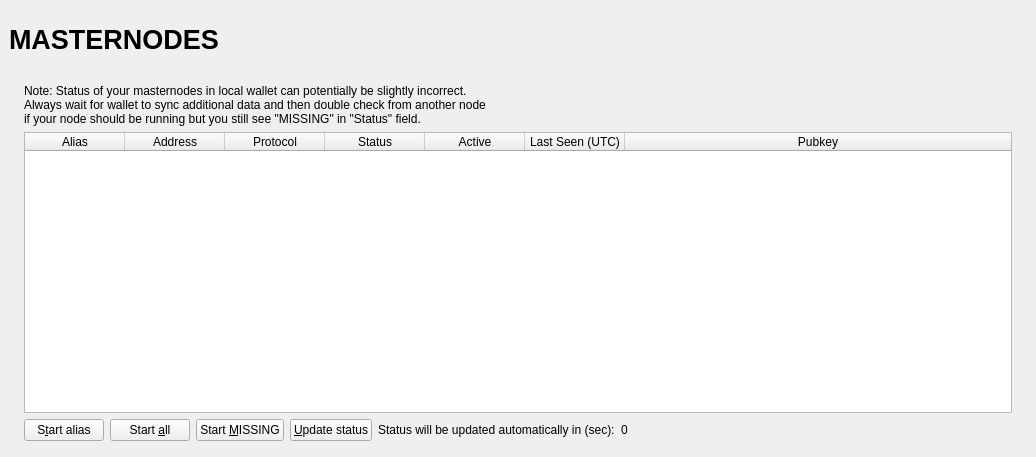
<?xml version="1.0" encoding="UTF-8"?>
<ui version="4.0">
 <class>MasternodeList</class>
 <widget class="QWidget" name="MasternodeList">
  <property name="geometry">
   <rect>
    <x>0</x>
    <y>0</y>
    <width>1036</width>
    <height>457</height>
   </rect>
  </property>
  <property name="windowTitle">
   <string>Form</string>
  </property>
  <layout class="QVBoxLayout" name="topLayout" stretch="0">
   <property name="margin">
    <number>9</number>
   </property>
   <item>
    <layout class="QVBoxLayout" name="verticalLayout_Master" stretch="0,1">
     <property name="spacing">
      <number>0</number>
     </property>
     <item>
      <widget class="QFrame" name="frame_Header">
       <layout class="QVBoxLayout" name="verticalLayout_4">
        <property name="margin">
         <number>0</number>
        </property>
        <item>
         <layout class="QHBoxLayout" name="horizontalLayout_Header" stretch="1,0,1">
          <item>
           <widget class="QLabel" name="labelOverviewHeaderLeft">
            <property name="minimumSize">
             <size>
              <width>464</width>
              <height>60</height>
             </size>
            </property>
            <property name="maximumSize">
             <size>
              <width>16777215</width>
              <height>60</height>
             </size>
            </property>
            <property name="font">
             <font>
              <pointsize>20</pointsize>
              <weight>75</weight>
              <bold>true</bold>
             </font>
            </property>
            <property name="text">
             <string>MASTERNODES</string>
            </property>
           </widget>
          </item>
          <item>
           <spacer name="horizontalSpacer">
            <property name="orientation">
             <enum>Qt::Horizontal</enum>
            </property>
            <property name="sizeHint" stdset="0">
             <size>
              <width>40</width>
              <height>20</height>
             </size>
            </property>
           </spacer>
          </item>
          <item>
           <widget class="QLabel" name="labelOverviewHeaderRight">
            <property name="minimumSize">
             <size>
              <width>464</width>
              <height>60</height>
             </size>
            </property>
            <property name="maximumSize">
             <size>
              <width>16777215</width>
              <height>60</height>
             </size>
            </property>
            <property name="font">
             <font>
              <pointsize>14</pointsize>
             </font>
            </property>
            <property name="text">
             <string/>
            </property>
            <property name="alignment">
             <set>Qt::AlignRight|Qt::AlignTrailing|Qt::AlignVCenter</set>
            </property>
           </widget>
          </item>
         </layout>
        </item>
       </layout>
      </widget>
     </item>
     <item>
      <widget class="QFrame" name="frame_BG">
       <layout class="QVBoxLayout" name="verticalLayout_3">
        <property name="margin">
         <number>6</number>
        </property>
        <item>
         <widget class="QFrame" name="frame_Content">
          <layout class="QVBoxLayout" name="verticalLayout">
           <property name="spacing">
            <number>0</number>
           </property>
           <property name="margin">
            <number>0</number>
           </property>
           <item>
            <layout class="QGridLayout" name="gridLayout_2">
             <property name="spacing">
              <number>2</number>
             </property>
             <item row="0" column="0">
              <widget class="QFrame" name="frameList">
               <layout class="QVBoxLayout" name="verticalLayout_2">
                <property name="bottomMargin">
                 <number>1</number>
                </property>
                <item>
                 <layout class="QHBoxLayout" name="horizontalLayout_note">
                  <property name="bottomMargin">
                   <number>0</number>
                  </property>
                  <item>
                   <widget class="QLabel" name="updateNote">
                    <property name="text">
                     <string>Note: Status of your masternodes in local wallet can potentially be slightly incorrect.&lt;br /&gt;Always wait for wallet to sync additional data and then double check from another node&lt;br /&gt;if your node should be running but you still see &quot;MISSING&quot; in &quot;Status&quot; field.</string>
                    </property>
                   </widget>
                  </item>
                 </layout>
                </item>
                <item>
                 <widget class="QTableWidget" name="tableWidgetMyMasternodes">
                  <property name="minimumSize">
                   <size>
                    <width>695</width>
                    <height>0</height>
                   </size>
                  </property>
                  <property name="palette">
                   <palette>
                    <active>
                     <colorrole role="Text">
                      <brush brushstyle="SolidPattern">
                       <color alpha="255">
                        <red>51</red>
                        <green>51</green>
                        <blue>51</blue>
                       </color>
                      </brush>
                     </colorrole>
                    </active>
                    <inactive>
                     <colorrole role="Text">
                      <brush brushstyle="SolidPattern">
                       <color alpha="255">
                        <red>51</red>
                        <green>51</green>
                        <blue>51</blue>
                       </color>
                      </brush>
                     </colorrole>
                    </inactive>
                    <disabled>
                     <colorrole role="Text">
                      <brush brushstyle="SolidPattern">
                       <color alpha="255">
                        <red>85</red>
                        <green>85</green>
                        <blue>85</blue>
                       </color>
                      </brush>
                     </colorrole>
                    </disabled>
                   </palette>
                  </property>
                  <property name="editTriggers">
                   <set>QAbstractItemView::NoEditTriggers</set>
                  </property>
                  <property name="alternatingRowColors">
                   <bool>true</bool>
                  </property>
                  <property name="selectionMode">
                   <enum>QAbstractItemView::SingleSelection</enum>
                  </property>
                  <property name="selectionBehavior">
                   <enum>QAbstractItemView::SelectRows</enum>
                  </property>
                  <property name="sortingEnabled">
                   <bool>true</bool>
                  </property>
                  <attribute name="horizontalHeaderStretchLastSection">
                   <bool>true</bool>
                  </attribute>
                  <column>
                   <property name="text">
                    <string>Alias</string>
                   </property>
                  </column>
                  <column>
                   <property name="text">
                    <string>Address</string>
                   </property>
                  </column>
                  <column>
                   <property name="text">
                    <string>Protocol</string>
                   </property>
                  </column>
                  <column>
                   <property name="text">
                    <string>Status</string>
                   </property>
                  </column>
                  <column>
                   <property name="text">
                    <string>Active</string>
                   </property>
                  </column>
                  <column>
                   <property name="text">
                    <string>Last Seen (UTC)</string>
                   </property>
                  </column>
                  <column>
                   <property name="text">
                    <string>Pubkey</string>
                   </property>
                  </column>
                 </widget>
                </item>
                <item>
                 <layout class="QHBoxLayout" name="horizontalLayout_5">
                  <property name="bottomMargin">
                   <number>0</number>
                  </property>
                  <item>
                   <widget class="QPushButton" name="startButton">
                    <property name="text">
                     <string>S&amp;tart alias</string>
                    </property>
                   </widget>
                  </item>
                  <item>
                   <widget class="QPushButton" name="startAllButton">
                    <property name="text">
                     <string>Start &amp;all</string>
                    </property>
                   </widget>
                  </item>
                  <item>
                   <widget class="QPushButton" name="startMissingButton">
                    <property name="text">
                     <string>Start &amp;MISSING</string>
                    </property>
                   </widget>
                  </item>
                  <item>
                   <widget class="QPushButton" name="UpdateButton">
                    <property name="text">
                     <string>&amp;Update status</string>
                    </property>
                   </widget>
                  </item>
                  <item>
                   <widget class="QLabel" name="autoupdate_label">
                    <property name="text">
                     <string>Status will be updated automatically in (sec):</string>
                    </property>
                   </widget>
                  </item>
                  <item>
                   <widget class="QLabel" name="secondsLabel">
                    <property name="text">
                     <string>0</string>
                    </property>
                   </widget>
                  </item>
                  <item>
                   <spacer name="horizontalSpacer_5">
                    <property name="orientation">
                     <enum>Qt::Horizontal</enum>
                    </property>
                    <property name="sizeHint" stdset="0">
                     <size>
                      <width>40</width>
                      <height>20</height>
                     </size>
                    </property>
                   </spacer>
                  </item>
                 </layout>
                </item>
               </layout>
              </widget>
             </item>
            </layout>
           </item>
          </layout>
         </widget>
        </item>
       </layout>
      </widget>
     </item>
    </layout>
   </item>
  </layout>
 </widget>
 <resources/>
 <connections/>
</ui>
